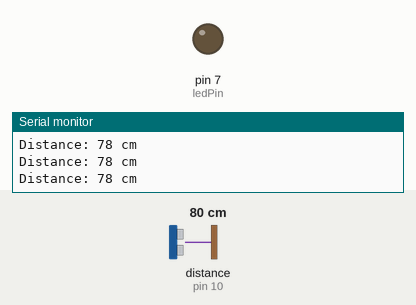
The sketch below on a simulated Arduino Nano, built with avr-gcc and run on an emulated ATmega328P. On the bench: output pins drawn as LEDs (lit = HIGH), the last lines printed to the serial monitor. Wiring (inferred from the names in the program): ultrasonic range finder: trigger pin 9; echo pin 10. The inputs (shaded band) are chosen by the test bench; at power-on: distance to the obstacle (sensor on pin 10) 80 cm. The echo pulse lasts 58.3 µs per cm; pins used as bus, display or sensor lines are not drawn.

Above: at 1.2 s.
1.3 s: distance to the obstacle (sensor on pin 10) set to 13 cm
2.8 s: distance to the obstacle (sensor on pin 10) set to 10 cm
At 4.0 s:
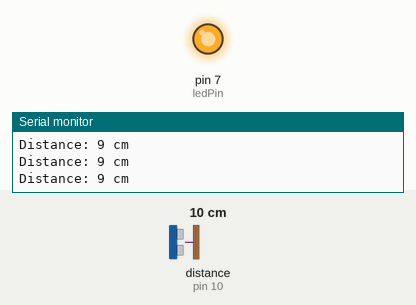
4.3 s: distance to the obstacle (sensor on pin 10) set to 18 cm
At 4.8 s:
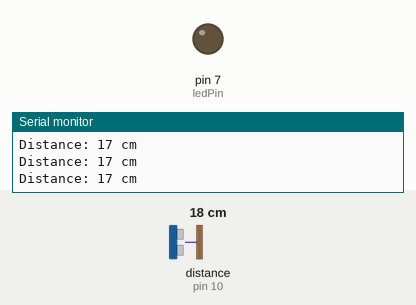
5.8 s: distance to the obstacle (sensor on pin 10) set to 2 cm
At 6.9 s:
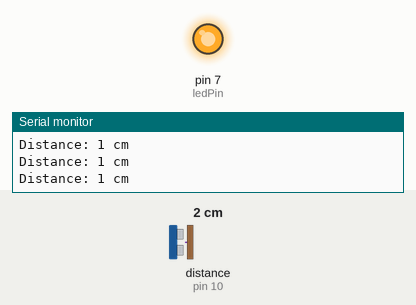
Timing chart, 0 to 8.3 s (numbered marks = the images above; inputs shaded):
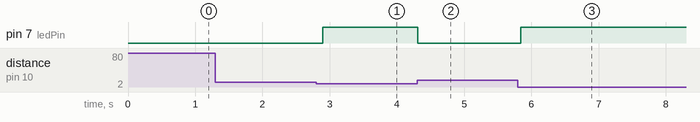

The sketch:

Ultrasonic_test.ino
```cpp
#define trigPin 9  // Connect trigPin to D9 on Arduino Nano
#define echoPin 10 // Connect echoPin to D10 on Arduino Nano
#define ledPin 7   // Connect LED to D7 on Arduino Nano

void setup() {
  Serial.begin(9600);
  pinMode(trigPin, OUTPUT);
  pinMode(echoPin, INPUT);
  pinMode(ledPin, OUTPUT);
}

void loop() {
  long duration, distance;
  digitalWrite(trigPin, LOW);
  delayMicroseconds(2);
  digitalWrite(trigPin, HIGH);
  delayMicroseconds(10);
  digitalWrite(trigPin, LOW);
  duration = pulseIn(echoPin, HIGH);
  distance = duration * 0.034 / 2;

  Serial.print("Distance: ");
  Serial.print(distance);
  Serial.println(" cm");

  if (distance <= 10) {
    digitalWrite(ledPin, HIGH);
  } else {
    digitalWrite(ledPin, LOW);
  }

  delay(100); // Adjust the delay as needed
}
```

Measured:
- the behaviour switches between 12 and 11 cm on distance to the obstacle (sensor on pin 10) (found by bisection; images 0 and 1)
- after the input at 2.8 s, pin 7 (ledPin): LOW → HIGH after 0.09 s
- after the input at 4.3 s, pin 7 (ledPin): HIGH → LOW at once
- after the input at 5.8 s, pin 7 (ledPin): LOW → HIGH at once
